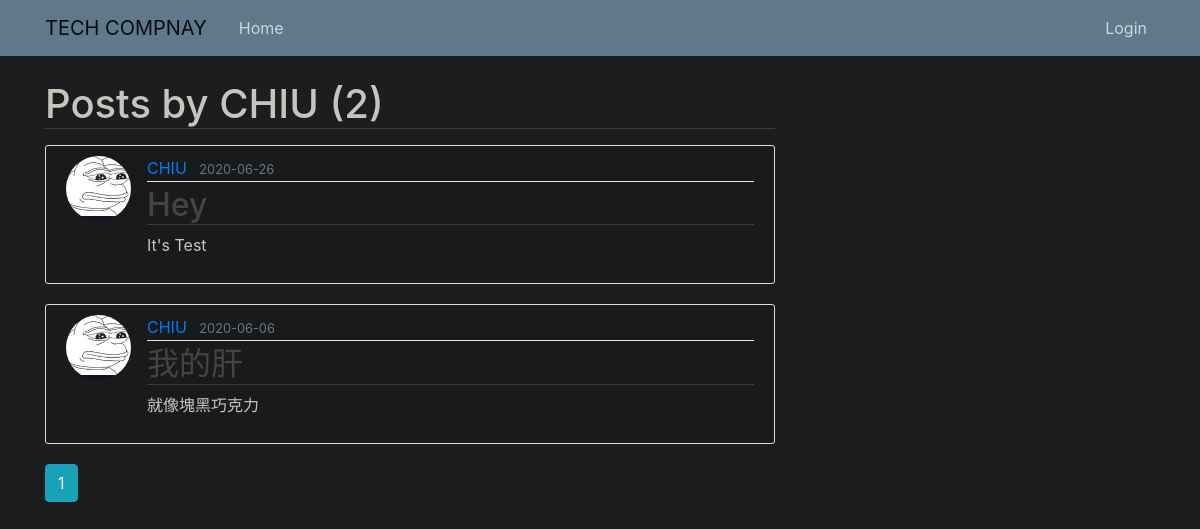
/user/CHIU, run on the app's committed database.
### server/models.py (models this page shows, shortened)
class User(db.Model, UserMixin):
    id = db.Column(db.Integer,primary_key=True)
    username = db.Column(db.String(20), unique=True, nullable=True)
    email = db.Column(db.String(120), unique=True, nullable=True)
    image_file = db.Column(db.String(20), nullable=True, default='default.jpg')
    password = db.Column(db.String(60), nullable=False)
    posts = db.relationship('Post', backref='author', lazy=True)
    emp_id = db.Column(db.String(20), db.ForeignKey('employee.emp_id'), nullable=False)

class Post(db.Model):
    id = db.Column(db.Integer, primary_key=True)
    title = db.Column(db.String(100), nullable=False)
    date_posted = db.Column(db.DateTime, nullable=False, default=datetime.utcnow)
    content = db.Column(db.Text, nullable=False)
    user_id = db.Column(db.Integer, db.ForeignKey('user.id'), nullable=False)

### server/routes.py (the view)
@app.route("/user/<string:username>")
def user_posts(username):
    page = request.args.get('page', 1, type=int)
    user = User.query.filter_by(username=username).first_or_404()
    posts = Post.query.filter_by(author=user)\
        .order_by(Post.date_posted.desc())\
        .paginate(page=page, per_page=5)
    return render_template('user_posts.html', posts=posts, user=user)

### server/templates/user_posts.html
 {% extends "layout.html" %}
{% block content %}
    <h1 class="mb-3">Posts by {{ user.username }} ({{ posts.total }})</h1>
    {% for post in posts.items %}
        <article class="media content-section">
          <img class="rounded-circle article-img" src="{{ url_for('static', filename='profile_pics/' + post.author.image_file) }}">
          <div class="media-body">
            <div class="article-metadata">
              <a class="mr-2" href="{{ url_for('user_posts', username=post.author.username) }}">{{ post.author.username }}</a>
              <small class="text-muted">{{ post.date_posted.strftime('%Y-%m-%d') }}</small>
            </div>
            <h2><a class="article-title" href="{{ url_for('post', post_id=post.id) }}">{{ post.title }}</a></h2>
            <p class="article-content">{{ post.content }}</p>
          </div>
        </article>
    {% endfor %}
    {% for page_num in posts.iter_pages(left_edge=1, right_edge=1, left_current=1, right_current=2) %}
      {% if page_num %}
        {% if posts.page == page_num %}
          <a class="btn btn-info mb-4" href="{{ url_for('user_posts', username=user.username, page=page_num) }}">{{ page_num }}</a>
        {% else %}
          <a class="btn btn-outline-info mb-4" href="{{ url_for('user_posts', username=user.username, page=page_num) }}">{{ page_num }}</a>
        {% endif %}
      {% else %}
        ...
      {% endif %}
    {% endfor %}
{% endblock content %}

### server/static/main.css (style rules this page uses)
body { background: #333; color: #ddd; margin-top: 5rem; }
h1, h2, h3, h4, h5, h6 { color: #fff; }
.content-section { background: #ffffff; padding: 10px 20px; border: 1px solid #dddddd; border-radius: 3px; margin-bottom: 20px; }
.article-title { color: #444444; }
.article-content { white-space: pre-line; }
.article-img { height: 65px; width: 65px; margin-right: 16px; }
.article-metadata { padding-bottom: 1px; margin-bottom: 4px; border-bottom: 1px solid #e3e3e3 }

### server/templates/layout.html (style rules this page uses)
body { background-color : #1B1D1E; color : #C8C3BC; }
.content-section { background-color :#181A1B; color : #C8C3BC; }
h1,h2,h3,h4 { color: #C8C3BC; border-bottom: 1px solid #383D3F; }

### data on the page
User: username "CHIU"
Post: image_file (picture), author.username "CHIU", date_posted "2020-06-26", title "Hey", content "It's Test"
Post: image_file (picture), author.username "CHIU", date_posted "2020-06-06", title "我的肝", content "就像塊黑巧克力"

### other printed values
{{ posts.total }} "2"
{{ page_num }} "1"
